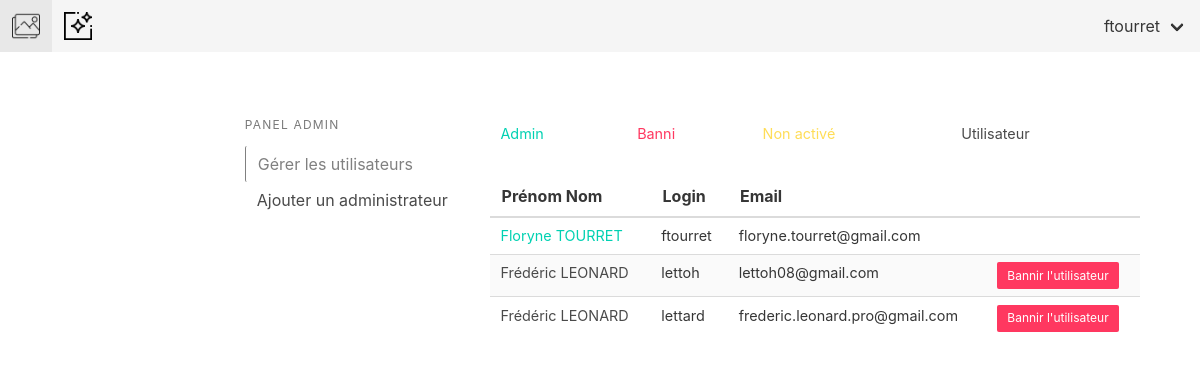
Screenshot of /index.php/Admin (signed in) with the database file from the repository.
### tables this page shows
CREATE TABLE `users` (
  `user_id` int(11) NOT NULL,
  `firstname` varchar(255) NOT NULL,
  `lastname` varchar(255) NOT NULL,
  `login` varchar(255) NOT NULL,
  `email` varchar(255) NOT NULL,
  `biography` varchar(255) DEFAULT NULL,
  `path_profile_picture` varchar(255) DEFAULT NULL,
  `password` varchar(255) DEFAULT NULL,
  `admin` tinyint(1) NOT NULL DEFAULT '0',
  `notif` tinyint(1) NOT NULL DEFAULT '1',
  `enabled` tinyint(1) NOT NULL DEFAULT '0',
  `token` varchar(255) DEFAULT NULL,
  `token_expiration` timestamp NULL DEFAULT NULL
);

### config/controller.php (called while the page is built, shortened)
<?php
class Controller
{
	private $_vars = array();
    function set($data)
    {
        $this->_vars = array_merge($this->_vars, $data);
    }
    function render($filename)
    {
        extract($this->_vars);
        require(ROOT . 'views/' . $filename . '.php');
    }
    function loadView($filename, $data = NULL)
    {
        $this->render($filename);
    }
    function loadModel($name)
    {
        $this->$name = new $name();
	}
}

### controllers/Admin.php (called while the page is built, shortened)
<?php
Class Admin extends Controller{
    public function index(){
        $data = array();
        $this->loadModel('Admin_model');
        $data['users'] = $this->Admin_model->get_users();
        $this->loadView('Base/header_view');
        $this->loadView('Base/navbar_view');
        $this->loadView('Admin/index_view', $data);
        $this->loadView('Base/footer_view');
    }
}
?>

### config/model.php (called while the page is built, shortened)
<?php
require_once ('Database.php');
Class Model{
    public function __construct()
    {
        $database = new Database();
        $this->db = $database->openConnection();
    }
}
?>

### config/database.php (called while the page is built, shortened)
<?php
class Database
{
    private $_serverdb = 'mysql:host=172.20.0.2;dbname=matcha';
    private $_server = 'mysql:host=172.20.0.2';
    private $_user = 'root';
    private $_password = 'root';
    private $options = array(
        PDO::ATTR_ERRMODE => PDO::ERRMODE_EXCEPTION,
        PDO::ATTR_DEFAULT_FETCH_MODE => PDO::FETCH_ASSOC,
        PDO::MYSQL_ATTR_INIT_COMMAND => 'SET NAMES utf8'
    );
    public function openConnection()
    {
        try {
            $this->connexion = new PDO($this->_server, $this->_user, $this->_password, $this->options);
            $req = $this->connexion->prepare("CREATE DATABASE IF NOT EXISTS `matcha`;");
            $req->execute();
        } catch (PDOException $e) {
            echo "There is some problem in connection: " . $e->getMessage();
        }
        try {
            $this->conn = new PDO($this->_serverdb, $this->_user, $this->_password, $this->options);
            return $this->conn;
        } catch (PDOException $e) {
            echo "There is some problem in connection: " . $e->getMessage();
        }
    }
}

### models/Admin_model.php (called while the page is built, shortened)
<?php
Class Admin_model extends Model
{
    public function get_users(){
        $req = $this->db->prepare("SELECT * FROM `users` WHERE 1 ORDER BY `admin` DESC");
        $req->execute();
        return ($req->fetchAll());
    }
}
?>

### views/Admin/index_view.php (the view, shortened to what this page needs)
<div class="gestion_user">
    <div class="columns">
        <div class="column is-three-fifths is-offset-one-fifth">
        </div>
    </div>
    <div class="columns">
        <div class="column is-one-fifth is-offset-one-fifth menu_user">
            <aside class="menu">
                <p class="menu-label">
                    Panel admin
                </p>
                <ul class="menu-list">
                    <li><a onclick="display_users()" id="display_users">Gérer les utilisateurs</a></li>
                    <li><a onclick="display_admin()" id="display_admin">Ajouter un administrateur</a></li>
                </ul>
            </aside>
        </div>
        <div class="column is-three-fifths forms_user">
            <div class="container-users" id="users">
                <table class="table is-fullwidth">
                    <td class="has-text-primary">Admin</td>
                    <td class="has-text-danger">Banni</td>
                    <td class="has-text-warning">Non activé</td>
                    <td class="has-text-grey-dark">Utilisateur</td>
                </table>
                <table class="table is-striped is-hoverable is-fullwidth">
                    <thead>
                        <th>Prénom Nom</th>
                        <th>Login</th>
                        <th>Email</th>
                        <th></th>
                    </thead>
                    <tbody>
                    <?php
                        foreach($users as $user){
                            if($user['admin'] == 1)
                                echo '<tr id="tr_'.$user['user_id'].'">
                                <td id="name_'.$user['user_id'].'" class="has-text-primary">'.$user['firstname'].' '.$user['lastname'].'</td>
                                <td>'.$user['login'].'</td>
                                <td class="email">'.$user['email'].'</td>
                                <td id="button_'.$user['user_id'].'"></td>
                                </tr>';
                            else if($user['enabled'] == -1)
                                echo '<tr id="tr_'.$user['user_id'].'">
                                <td id="name_'.$user['user_id'].'" class="has-text-danger">'.$user['firstname'].' '.$user['lastname'].'</td>
                                <td>'.$user['login'].'</td>
                                <td class="email">'.$user['email'].'</td>
                                <td id="button_'.$user['user_id'].'"><button class="button is-small is-warning" onclick="unban(\''.$user['user_id'].'\' , \''.$user['enabled'].'\' , \''.$user['admin'].'\')">Autoriser l\'utilisateur</button></td>
                                </tr>';
                            else if($user['enabled'] == 0)
                                echo '<tr id="tr_'.$user['user_id'].'">
                                <td id="name_'.$user['user_id'].'" class="has-text-warning">'.$user['firstname'].' '.$user['lastname'].'</td>
                                <td>'.$user['login'].'</td>
                                <td class="email">'.$user['email'].'</td>
                                <td id="button_'.$user['user_id'].'"><button class="button is-small is-danger" onclick="ban(\''.$user['user_id'].'\' , \''.$user['enabled'].'\' , \''.$user['admin'].'\')">Bannir l\'utilisateur</button></td>
                                </tr>';
                            else
                                echo '<tr id="tr_'.$user['user_id'].'">
                                <td id="name_'.$user['user_id'].'" class="has-text-grey-dark">'.$user['firstname'].' '.$user['lastname'].'</td>
                                <td>'.$user['login'].'</td>
                                <td class="email">'.$user['email'].'</td>
                                <td id="button_'.$user['user_id'].'"><button class="button is-small is-danger" onclick="ban(\''.$user['user_id'].'\' , \''.$user['enabled'].'\' , \''.$user['admin'].'\')">Bannir l\'utilisateur</button></td>
                                </tr>';
                        }
                    ?>
                    </tbody>
                </table>
            </div>
        </div>
    </div>
</div>

### index.php (shortened to what this page needs)
<?php
require ROOT . 'Config/model.php';
require ROOT . 'Config/controller.php';
preg_match('/^(.*)$/', $_SERVER["PATH_INFO"], $matches);
$params = array_slice(explode('/', $matches[1]), 1);
$controller = isset($params[0]) && !empty($params[0]) ? $params[0] : 'Accueil';
$method = isset($params[1]) && !empty($params[1]) ? $params[1] : 'index';
if (file_exists('controllers/' . $controller . '.php')) {
	$controller = new $controller();
    if (method_exists($controller, $method)) {
        if (!empty($argv))
            $controller->$method($argv);
        else
            $controller->$method();
    } else {
        include '404.php';
    }
} else {
    include '404.php';
}

### views/Base/header_view.php (shortened to what this page needs)
<!DOCTYPE html>
<html lang="fr">
<head>
    <link rel="stylesheet" href="/assets/css/bulma.css">
    <link rel="stylesheet" href="/assets/css/style.css">
    <link rel="stylesheet" href="https://use.fontawesome.com/releases/v5.8.1/css/all.css">
</head>
<body class="has-navbar-fixed-top">

### views/Base/navbar_view.php (shortened to what this page needs)
<nav class="navbar is-light is-fixed-top" role="navigation" aria-label="main navigation">
  <div class="navbar-brand">
    <a class="navbar-item" href="/">
          <img src="/assets/img/picture.png" width="auto" height="28">
    </a>
  </div>
  <div id="navbarBasicExample" class="navbar-menu">
    <div class="navbar-start">
      <a class="navbar-item" href="/index.php/Studio">
          <img src="/assets/img/filter.png" width="auto" height="28">
      </a>
    </div>
    <div class="navbar-end">
        <?php if (isset($_SESSION['user'])){?>
          <div class="navbar-item has-dropdown is-hoverable">
            <a class="navbar-link">
              <?php if (!empty($_SESSION['user']['path_profile_picture'])){?>
                  <div style='background-image: url("/<?php echo $_SESSION['user']['path_profile_picture']?>"); background-size: cover; background-position: 50% 50%; border-radius: 100%; height: 28px; width: 28px; margin-right:10px;'>
              <?php }else{ ?>
                <div style='background-image: url("/assets/img/avatar.png"); background-size: cover; border-radius: 100%; background-position: 50% 50%; height: 28px; width: 28px; margin-right:10px;'>
              <?php } ?>
                </div>
              <?php echo $_SESSION['user']['login'];?>
            </a>
          </div>
        <?php } ?>
      </div>
    </div>
</nav>

### views/Base/footer_view.php (shortened to what this page needs)
</body>
</html>

### assets/css/style.css (style rules this page uses)
a { text-decoration: none!important; }
td { font-size: .9rem; }
td.email { word-break: break-all; }
.gestion_user { margin-top: 5vh; }
.menu-list a.is-active { background-color: transparent; color: gray; border-left: 1px solid gray; }
.container-filters, .container-users { padding-right: 5vw; }

### rows the page displays
users: firstname "Floryne", lastname "TOURRET", login "ftourret", email "floryne.tourret@gmail.com"
users: firstname "Frédéric", lastname "LEONARD", login "lettoh", email "lettoh08@gmail.com"
users: firstname "Frédéric", lastname "LEONARD", login "lettard", email "frederic.leonard.pro@gmail.com"

### other values shown
$_SESSION['user']['login'] "ftourret"
